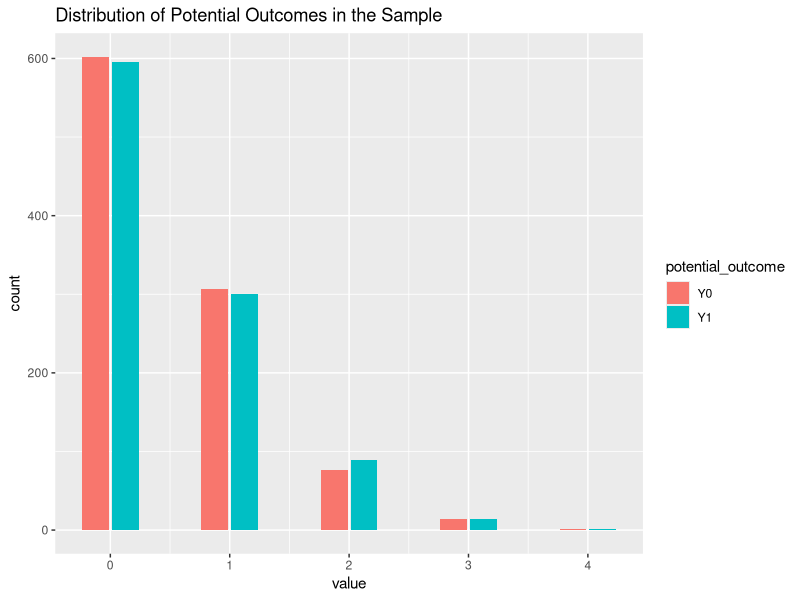
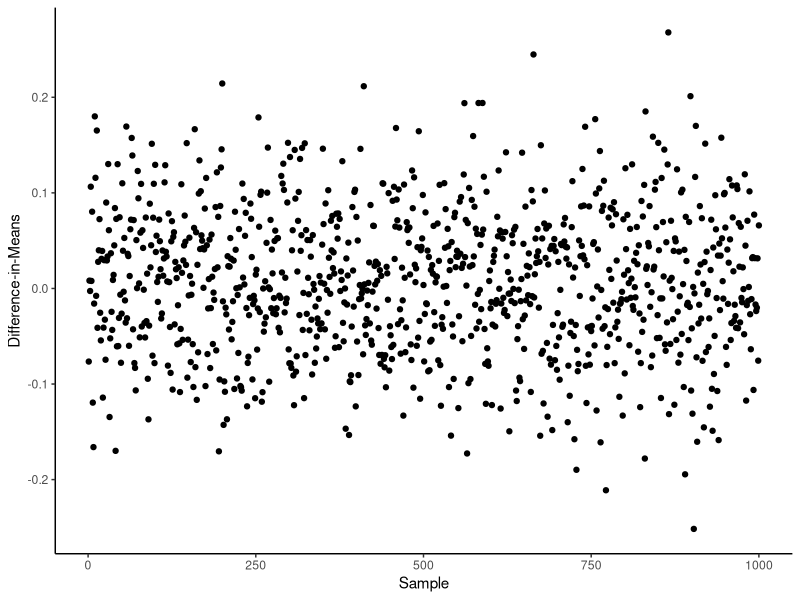
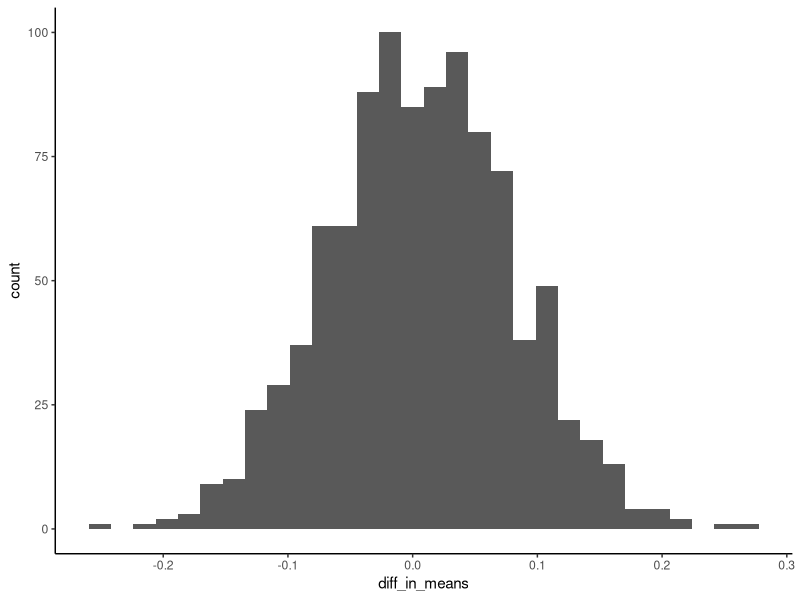
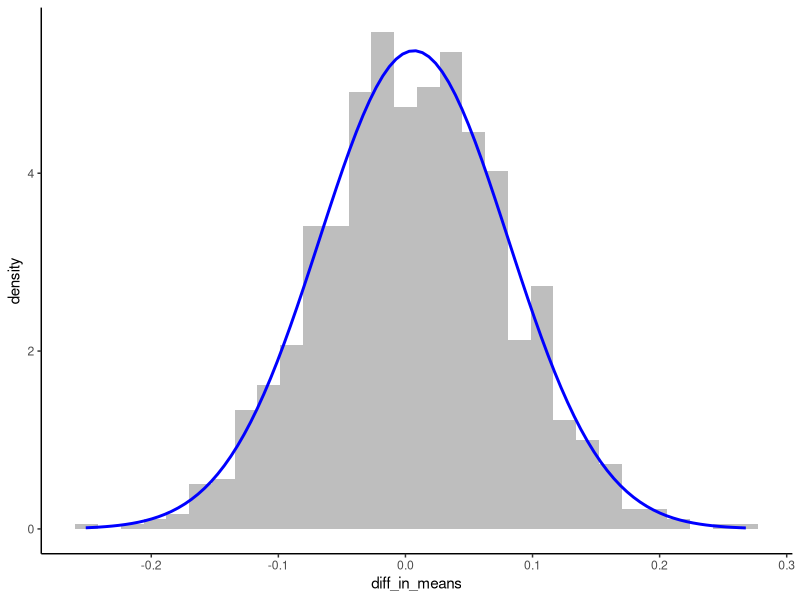
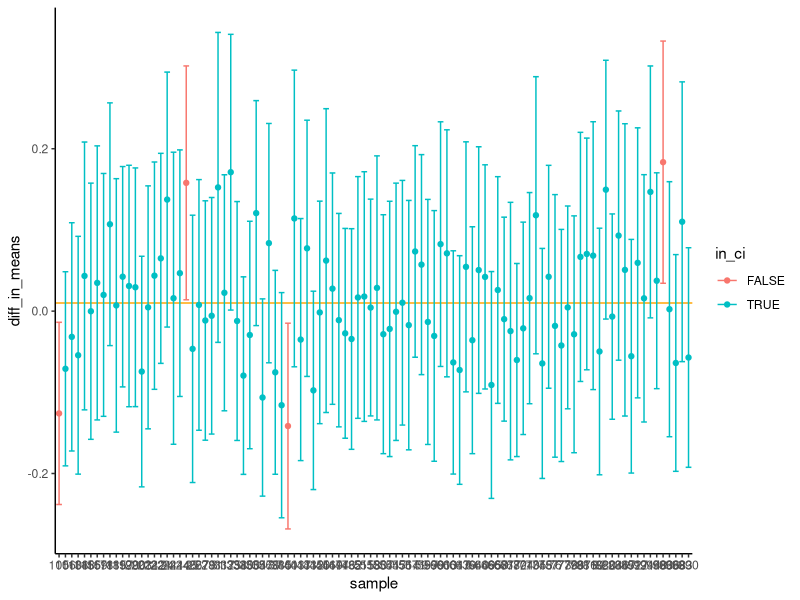

Generate these figures, in order, with R:
## ---- chunk 1
knitr::opts_chunk$set(echo = TRUE)

library(tidyverse)
library(ggplot2)
## ---- chunk 2
N = 1000

Y0_mean = 0.5
Y1_mean = 0.51

data <- tibble(
            i=1:N,
            Y0 = rpois(N,Y0_mean),
            Y1 = rpois(N,Y1_mean),
            D = rbinom(N,1,0.1),
            Y = ifelse(D==1,Y1,Y0)
)

head(data,5)
## ---- chunk 3
ATE <- Y1_mean - Y0_mean

ATE
## ---- chunk 4
data |> 
  pivot_longer(c(Y0,Y1),names_to='potential_outcome') |> 
  ggplot(aes(x=value,fill=potential_outcome)) +
  geom_histogram(binwidth=0.5,position='dodge2') +
  labs(
    title='Distribution of Potential Outcomes in the Sample')

## ---- chunk 5
data |> 
  summarize(
    diff_in_means = mean(Y[D==1]) - mean(Y[D==0])
  )

## ---- chunk 6
simulate_data <- function(N){

  data <- tibble(
            i=1:N,
            Y0 = rpois(N,Y0_mean),
            Y1 = rpois(N,Y1_mean),
            D = rbinom(N,1,0.1),
            Y = ifelse(D==1,Y1,Y0)
  )

  data # Return the data
}

simulate_data(5)
## ---- chunk 7
mc_estimate <- function(N){

    # Simulate data
    sample_data <- simulate_data(N)
    
    estimate <- sample_data |> 
                summarize(
                  # Compute the sample difference-in-means estimate
                  diff_in_means = mean(Y[D==1]) - mean(Y[D==0]),
                  error = diff_in_means - ATE
                )

    # Return the estimate
    estimate
}

mc_estimate(N=1000)
## ---- chunk 8
N_samples = 1000
sample_size = 1000

mc_estimates <- rep(sample_size,N_samples) |>
  map_df(mc_estimate,.id='sample')

head(mc_estimates,10)
## ---- chunk 9
mc_estimates |> 
  ggplot(aes(x=as.numeric(sample),y=diff_in_means)) +
  geom_point() +
  theme_classic() + 
  labs(
    y = 'Difference-in-Means',
    x = 'Sample'
  )
## ---- chunk 10
mc_estimates |> 
  ggplot(aes(diff_in_means)) +
  geom_histogram() +
  theme_classic()
## ---- chunk 11
mc_estimates |>
  summarize(
    diff_bias = mean(diff_in_means - ATE),
    diff_var = mean((diff_in_means - mean(diff_in_means))^2),
    diff_se = sqrt(diff_var),
    diff_mse = mean((diff_in_means - ATE)^2),
  )
## ---- chunk 12
mc_estimates |>
  summarise(
    frac_wrong_sign = mean(diff_in_means < 0)
  )
## ---- chunk 13
mc_summary <- mc_estimates |>
            summarize(
                diff_mean = mean(diff_in_means),
                diff_var = mean((diff_in_means - mean(diff_in_means))^2),
                diff_se = sqrt(diff_var)
            )

mc_estimates |> 
  ggplot(aes(diff_in_means)) +
    geom_histogram(aes(y = after_stat(density)),fill='grey') +
    stat_function(fun = dnorm, args = list(mean = mc_summary |> pull(diff_mean), sd = mc_summary |> pull(diff_se)),color='blue',size=1) +
    theme_classic()
## ---- chunk 14
mc_estimate <- function(N){

    # Simulate data
    sample_data <- simulate_data(N)
    
    estimate <- sample_data |> 
                summarize(
                  # Compute the sample diff_in_means estimate
                  diff_in_means = mean(Y[D==1]) - mean(Y[D==0]),

                  # Estimate the standard error of the diff_in_means
                  mean_YT = mean(Y[D==1]),
                  mean_YU = mean(Y[D==0]),
                  var_YT = sum(((Y - mean_YT)^2)[D==1])/(sum(D)-1),
                  var_YU = sum(((Y - mean_YT)^2)[D==0])/(sum(1-D)-1),
                  se = sqrt(var_YT/sum(D) + var_YU/sum(1-D)),

                  # Estimate a 95% confidence interval using the standard error
                  ci_lower = diff_in_means - 1.96*se,
                  ci_upper = diff_in_means + 1.96*se,
                  
                  # Store the sample size for later
                  N = n()
                ) |>
                select(N,diff_in_means,se,ci_lower,ci_upper)

    # Return the estimate
    estimate
}

mc_estimate(1000)
## ---- chunk 15
N_samples = 1000
sample_size = 1000

mc_estimates <- rep(sample_size,N_samples) |>
  map_df(mc_estimate,.id='sample')

head(mc_estimates,10)
## ---- chunk 16
mc_estimates |> 
  slice_sample(n=100) |> 
  mutate(
    in_ci = (ATE > ci_lower) & (ATE < ci_upper),
  ) |>  
  ggplot(aes(x=sample,y=diff_in_means,color=in_ci)) +
  geom_hline(yintercept = ATE,color='orange') +
  geom_point() +
  geom_errorbar(aes(ymin=ci_lower,ymax=ci_upper)) +
  theme_classic()
## ---- chunk 17
mc_estimates |> 
  summarize(
    coverage = mean((ATE > ci_lower) & (ATE < ci_upper)),
  )
